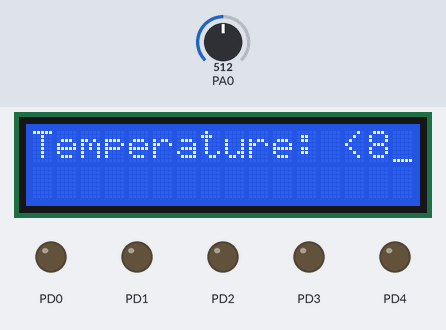
Recording of a program running on a simulated ATmega32, built with avr-gcc and emulated at 16 MHz (the files do not name the chip). Parts: 16×2 character LCD, output pins drawn as LEDs (lit = HIGH). Wiring (inferred from the names in the program): character LCD (HD44780): RS PD5; R/W PD6; E PD7; data PB0, PB1, PB2, PB3, PB4, PB5, PB6, PB7. Inputs (shaded band) come from the test bench; at power-on: PA0 = 512. Pins used as bus, display or sensor lines are not drawn.

Above: at 1.2 s.
1.3 s: PA0 set to 716
At 2.0 s:
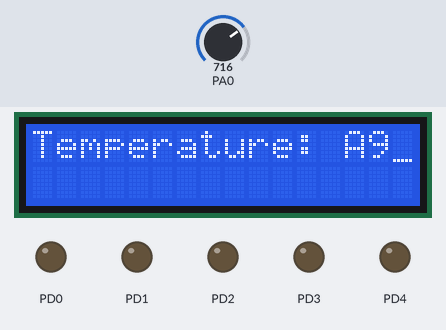
2.9 s: PA0 set to 900
At 4.1 s:
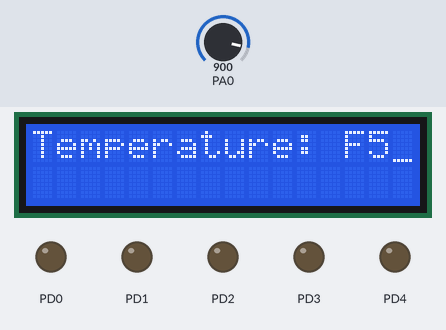
4.4 s: PA0 set to 1023
At 5.6 s:
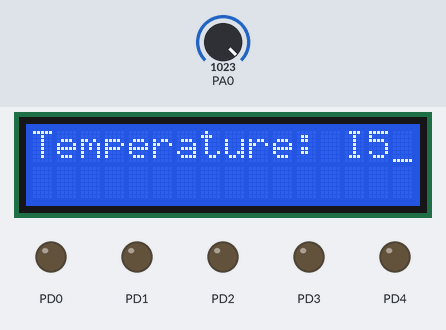
5.9 s: PA0 set to 306
At 6.5 s:
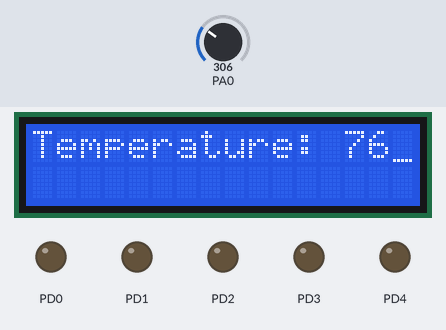
Timing chart, 0 to 8.4 s (numbered marks = the images above; inputs shaded):
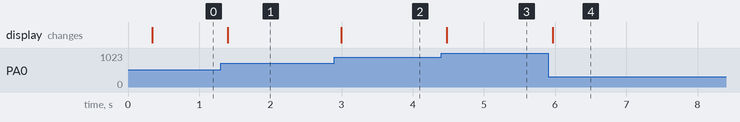

Measured:
- after the input at 1.3 s, the display: changes after 0.10 s (image 1)
- after the input at 2.9 s, the display: changes after 0.10 s (image 2)
- after the input at 4.4 s, the display: changes after 0.08 s (image 3)
- after the input at 5.9 s, the display: changes after 0.07 s (image 4)

The program:

main.c
```c
#include <avr/io.h>
#define F_CPU 16000000UL
#include <util/delay.h>

#define LCD PORTB		// LCD data port connected to the PORTB
#define EN 7			// En pin atmega ar jekono port ar 7 number a connect korte hobe but nice main program a seta define korte hobe
#define  RW 6			// read write pin 6 or grownd a set korete paro
#define RS 5
unsigned char data;


void lcdcmd (unsigned char cmd)
{
	PORTD &=~(1<<RS);		//RS=0 for command (it means 1 shifted 5 time left and 5th position resister value will be 1 and negation of 1=0 so it ready for command and will be change 1 after command
	PORTD &=~(1<<RW);		//RW=0 for write
	LCD = cmd & 0xF0	;		// send upper nibble (amra 4bit mode a lcd set korci tai 8 bit 2bage bag howe first 4bit upper nibble a and second 4bit lowe nibble a jabe
	PORTD |=(1<<EN);		// EN =1 for Higher to Lower shift next 4bit
	_delay_ms(1);
	PORTD &=~(1<<EN);		// EN=0 for H to L pulse

	LCD = cmd<<4;			// send lower nibble
	PORTD |=(1<<EN);		// EN =1 for Higher to Lower shift next 4bit
	_delay_ms(1);
	PORTD &=~(1<<EN);		// EN=0 for H to L pulse
}


void lcddata(unsigned char data)
{
	PORTD |= (1<<RS);	// RS = 1 for data (ar purbe command a RS = 0 cilo but amra data sent korteci akhon
	PORTD &=~(1<<RW);
	LCD = data & 0xF0 ;	// send upper nibble (amra 4bit mode a lcd set korci tai 8 bit 2bage bag howe first 4bit upper nibble a and second 4bit lowe nibble a jabe
	PORTD |=(1<<EN);		// EN =1 for Higher to Lower shift next 4bit
	_delay_ms(1);
	PORTD &=~(1<<EN);		// EN=0 for H to L pulse

	LCD = data<<4;			// send lower nibble
	PORTD |=(1<<EN);		// EN =1 for Higher to Lower shift next 4bit
	_delay_ms(1);
	PORTD &=~(1<<EN);		// EN=0 for H to L pulse
}

void lcd_int()
{
	DDRB = 0XFF;		//define output LCD port  (jehetu LCD ar data pin Port F te set korbo tai port F output
	DDRD = 0xFF;		// define RS, EN and RW pin as output agula control pin(jehetu amra RS, RW, EN pin port D te set korbo tai port D output
	PORTD &=~(1<<EN);		// initialize EN = 0 because ata o hole amra data sent kore one korte parbo
	lcdcmd(0x33);
	lcdcmd(0x32);
	lcdcmd(0x28);			// LCD in 4 bit mode amra ei 3ta command diye lcd k 4bit mode set korbo
	lcdcmd(0x0E);			// display cursor on korar jonno ei command
	lcdcmd(0x01);			// clear LCD korte ei command
	_delay_ms(2);
}

void lcd_print(char *str)
{
	unsigned char i = 0;
	while(str[i]!=0)			//i ar value print koro jothokhon porjonto na i = 0 hoi.   ses a null value 0 = 0 hoi r ei loop break hoi
	{
		lcddata(str[i]);
		i++;
		_delay_ms(25);		// letter gulu koto sec por por display korbe ata sei delay
	}
}


int main(void)
{
	/* Replace with your application code */
	lcd_int();				// lcd initialize korbe
	lcd_print("Temperature:" );		// lcd_print k call korbe r protivar i = T thake suru kore ses a 1ta null data niye break korbe

	DDRA &=~(1<<0);				// make PA0 an input for ADC, ADC voltage k raferance dore voltage thake temperature count kore
	ADCSRA = 0x87;				// make ADC enable and ck/128
	ADMUX = 0xE0;				// 2.56 V voltage referance and ABC0 signal ended data will be left justified

	while (1)
	{
		ADCSRA |=(1<<ADSC);
		while((ADCSRA&(1<<ADIF))==0);
		data= ADCH;
		convert_Display(data);
		_delay_ms(100);		// koto sec por por left to right a jave
	}


}

void convert_Display(unsigned char value)
{
	unsigned char x, d1, d2;		//3ta unsigned char variable nilam calculation ar subadar jonno
	x=value/10;					//value sorasori show hobe na tai ata k 2babe bag kore nibe value=32 hole x=32/10 = 3
	d1=x;						// d1=x ar value mani 3
	d2=value%10;				// d2=32%10 = 2 ata ditiyo bag		orthat value 32 ar prothom bag 3 porer bag 2 bag kora holo

	lcdcmd(0x8D);			// move the cursor to the 13th position because we already use first 12 position for writing "Temperature:"
	lcddata(d1+0x30);		// move 0x33 ASCII to LCD that will display 3 on LCD orthat decimal number a show korte valu ar prothom bag ar sate ox30 ar or operation kora lagbe
	lcddata(d2+0x30);		//move 0x32 ASCII to LCD that will display 2 on LCD

}
```
